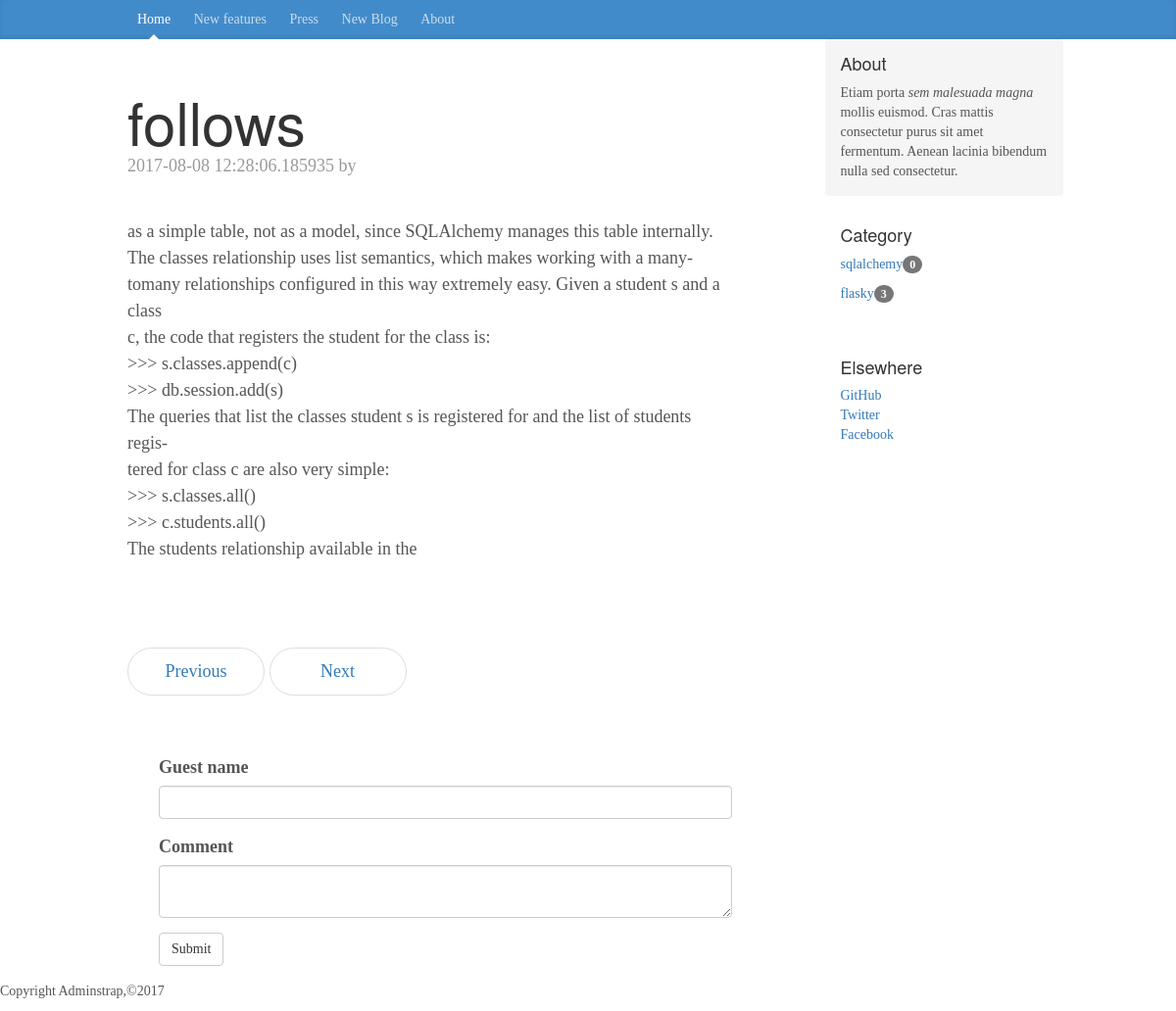
Page /blog/2 on the committed database.
### apps/models/blogs.py (models this page shows, shortened)
class BlogPost(db.Model):
    __tablename__ = 'posts'
    id = Column(Integer,primary_key=True)
    headline = Column(String(255), nullable=False)
    body = Column(Text)
    timestamp = db.Column(db.DateTime, index=True, default=datetime.utcnow)
    user_id = Column(Integer, ForeignKey('users.id'))
    category_id = db.Column(db.Integer, db.ForeignKey('category.id'))
    category = db.relationship('Category',
        backref=db.backref('posts', lazy='dynamic'))
    tags = db.relationship('Tag', secondary=reltags, lazy='subquery',
        backref=db.backref('pages', lazy='dynamic'))
    comments = relationship('Comments',backref='posts',lazy='dynamic')

class Category(db.Model):
    id = db.Column(db.Integer, primary_key=True)
    name = db.Column(db.String(50))

### apps/views/blogs.py (the view, shortened to what this page needs)
@mod.route('/blog/<int:id>',methods=['GET','POST'])
def post(id):
    post = BlogPost.query.get_or_404(id)
    post_total = BlogPost.query.count()
    form = CommentForm()
    page = request.args.get('page', 1, type=int)
    if page == -1:
        page = (post.comments.count() - 1) / 20 + 1
    pagination = post.comments.order_by(Comments.timestamp.asc()).paginate(
    page, per_page=20,    error_out=False)
    comments = pagination.items
    category = Category.query.all()
    return render_template('blog/post.html', blog=post, form=form,
        comments=comments, pagination=pagination,category=category,post_total=post_total)

### apps/forms/blogs.py
class CommentForm(FlaskForm):
    guest = StringField('Guest name',validators=[Length(0,256)])
    body = TextAreaField('Comment')
    submit = SubmitField('Submit')

### apps/views/__init__.py (called while the page is built)
@mod.app_context_processor
def inject_permissions():
    return dict(Permission=Permission)

### apps/views/auths.py (called while the page is built)
@mod.before_app_request
def before_requst():
    if current_user.is_authenticated:
        current_user.ping()
        if not current_user.confirmed \
                and request.endpoint[:5] != 'auth.':
            return redirect(url_for('auth.unconfirmed'))

### apps/templates/blog/post.html (shortened to what this page needs)
{% extends "bootstrap/base.html" %}
{% import "bootstrap/wtf.html" as wtf %}
{% import "_macros.html" as macros %}
{% block head %}
    {{ super() }}
    <link href="{{ url_for('static',filename='css/blog.css') }}" rel="stylesheet">
{% endblock %}
{% block content %}
    <div class="blog-masthead">
      <div class="container">
        <nav class="blog-nav">
          <a class="blog-nav-item active" href="#">Home</a>
          <a class="blog-nav-item" href="#">New features</a>
          <a class="blog-nav-item" href="#">Press</a>
          <a class="blog-nav-item" href="{{ url_for('blog.new_blog')}}">New Blog</a>
          <a class="blog-nav-item" href="#">About</a>
        </nav>
      </div>
    </div>
    <div class="container">
      <div class="row">
        <div class="col-sm-8 blog-main">
        <div class="blog-header">
        <h1 class="blog-title">{{ blog.headline }}</h1>
        <p class="blog-post-meta">{{ blog.timestamp }} by <a href="#">{{ current_user.username }}</a></p>
        </div>
        <div class="blog-post">
            <div>
                {{ blog.body | safe }}
            </div>
        </div>
          <nav>
            <ul class="pager">
              <li{% if blog.id == 1 %} class="disabled"{% endif %}>
              <a href="{{ url_for('blog.post',id=blog.id-1)}}">Previous</a></li>
              <li{% if blog.id == post_total %} class="disabled"{% endif %}>
              <a href="{{ url_for('blog.post',id=blog.id+1)}}">Next</a></li>
            </ul>
          </nav>
        <div class="comment-form">
            {{ wtf.quick_form(form) }}
        </div>
        </div>
        <div class="col-sm-3 col-sm-offset-1 blog-sidebar">
          <div class="sidebar-module sidebar-module-inset">
            <h4>About</h4>
            <p>Etiam porta <em>sem malesuada magna</em> mollis euismod. Cras mattis consectetur purus sit amet fermentum. Aenean lacinia bibendum nulla sed consectetur.</p>
          </div>
          <div class="sidebar-module">
            <h4>Category</h4>
            {% for cat in category %}
            <ol class="list-unstyled">
              <li><a href="#">{{ cat.name }}</a><span class="badge">{{ cat.posts.count() }}</span></li>
            </ol>
            {% endfor %}
          </div>
          <div class="sidebar-module">
            <h4>Elsewhere</h4>
            <ol class="list-unstyled">
              <li><a href="#">GitHub</a></li>
              <li><a href="#">Twitter</a></li>
              <li><a href="#">Facebook</a></li>
            </ol>
          </div>
        </div>
      </div>
    </div>
   {% include "footer.html" %}
{% endblock %}

### apps/static/css/blog.css (style rules this page uses)
body { font-family: Georgia, "Times New Roman", Times, serif; color: #555; }
h1, .h1, h2, .h2, h3, .h3, h4, .h4, h5, .h5, h6, .h6 { margin-top: 0; font-family: "Helvetica Neue", Helvetica, Arial, sans-serif; font-weight: normal; color: #333; }
@media (min-width: 1200px) { .container { width: 970px; } }
.blog-masthead { background-color: #428bca; -webkit-box-shadow: inset 0 -2px 5px rgba(0,0,0,.1); box-shadow: inset 0 -2px 5px rgba(0,0,0,.1); }
.blog-nav-item { position: relative; display: inline-block; padding: 10px; font-weight: 500; color: #cdddeb; }
.blog-nav .active { color: #fff; }
.blog-nav .active:after { position: absolute; bottom: 0; left: 50%; width: 0; height: 0; margin-left: -5px; vertical-align: middle; content: " "; border-right: 5px solid transparent; border-bottom: 5px solid; border-left: 5px solid transparent; }
.blog-header { padding-top: 20px; padding-bottom: 20px; }
.blog-title { margin-top: 30px; margin-bottom: 0; font-size: 60px; font-weight: normal; }
.blog-main { font-size: 18px; line-height: 1.5; }
.sidebar-module { padding: 15px; margin: 0 -15px 15px; }
.sidebar-module-inset { padding: 15px; background-color: #f5f5f5; border-radius: 4px; }
.sidebar-module-inset p:last-child, .sidebar-module-inset ul:last-child, .sidebar-module-inset ol:last-child { margin-bottom: 0; }
.pager { margin-bottom: 60px; text-align: left; }
.pager > li > a { width: 140px; padding: 10px 20px; text-align: center; border-radius: 30px; }
.blog-post { margin-bottom: 60px; }
.blog-post-meta { margin-bottom: 20px; color: #999; }
div.comment-form { margin: 16px 0px 16px 32px; }

### rows in the picture
BlogPost: headline "follows", timestamp "2017-08-08 12:28:06.185935", body "as a simple table, not as a model, since SQLAlchemy manages this table internally. The classes relationship uses list semantics, which makes working with a many-tomany relationships configured in this way extremely easy. Given a student s and a class c, the code that registers the student for the class is: >>> s.classes.append(c) >>> db.session.add(s) The queries that list the classes student s is registered for and the list of students regis‐ tered for class c are also very simple: >>> s.classes.all() >>> c.students.all() The students relationship available in the"
Category: name "sqlalchemy", posts.count "0"
Category: name "flasky", posts.count "3"
